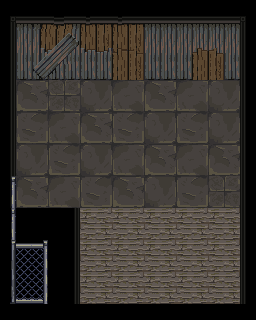

Below is a game level as drawn by its tile map, then a one-line description and the .tmx that defines it (tile-layer data replaced by summaries):
An orthogonal 16x20 tile map with 16x16 px tiles, 3 tile layers (floors, ext_walls, out), 9 hidden layers not drawn, 4 tilesets.

<map version="1.10" tiledversion="1.10.2" orientation="orthogonal" renderorder="right-down" width="16" height="20" tilewidth="16" tileheight="16" infinite="0" nextlayerid="14" nextobjectid="1">
 <tileset firstgid="1" source="../PALands_DEMO/Tiler_Sets/PA_Buildings.tsx" />
 <tileset firstgid="2605" source="../PALands_DEMO/Tiler_Sets/PA_Floors.tsx" />
 <tileset firstgid="2825" source="../PALands_DEMO/Tiler_Sets/PA_DecProps.tsx" />
 <tileset firstgid="4235" source="../PALands_DEMO/Tiler_Sets/PA_Roofs.tsx" />
 <layer id="13" name="shadow" width="16" height="20" visible="0">
  <data>[320 cells, 60 non-empty, 3 distinct tile ids]</data>
 </layer>
 <layer id="2" name="floors" width="16" height="20">
  <data>[320 cells, 172 non-empty, 24 distinct tile ids]</data>
 </layer>
 <layer id="12" name="collider_02" width="16" height="20" visible="0">
  <data>[320 cells, 69 non-empty, 4 distinct tile ids]</data>
 </layer>
 <layer id="11" name="collider_01" width="16" height="20" visible="0">
  <data>[320 cells, 61 non-empty, 3 distinct tile ids]</data>
 </layer>
 <layer id="10" name="int_02" width="16" height="20" visible="0">
  <data>[320 cells, 9 non-empty, 4 distinct tile ids]</data>
 </layer>
 <layer id="9" name="int_01" width="16" height="20" visible="0">
  <data>[320 cells, 12 non-empty, 1 distinct tile ids]</data>
 </layer>
 <layer id="4" name="int_walls" width="16" height="20" visible="0">
  <data>[320 cells, 36 non-empty, 16 distinct tile ids]</data>
 </layer>
 <layer id="8" name="ext_walls" width="16" height="20">
  <data>[320 cells, 92 non-empty, 44 distinct tile ids]</data>
 </layer>
 <layer id="7" name="ext_front_02" width="16" height="20" visible="0" locked="1">
  <data>[320 cells, 25 non-empty, 25 distinct tile ids]</data>
 </layer>
 <layer id="1" name="ext_front_01" width="16" height="20" visible="0" locked="1">
  <data>[320 cells, 60 non-empty, 40 distinct tile ids]</data>
 </layer>
 <layer id="6" name="out" width="16" height="20" locked="1">
  <data>[320 cells, 16 non-empty, 15 distinct tile ids]</data>
 </layer>
 <layer id="5" name="top" width="16" height="20" visible="0" locked="1">
  <data>[320 cells, 232 non-empty, 34 distinct tile ids]</data>
 </layer>
</map>
